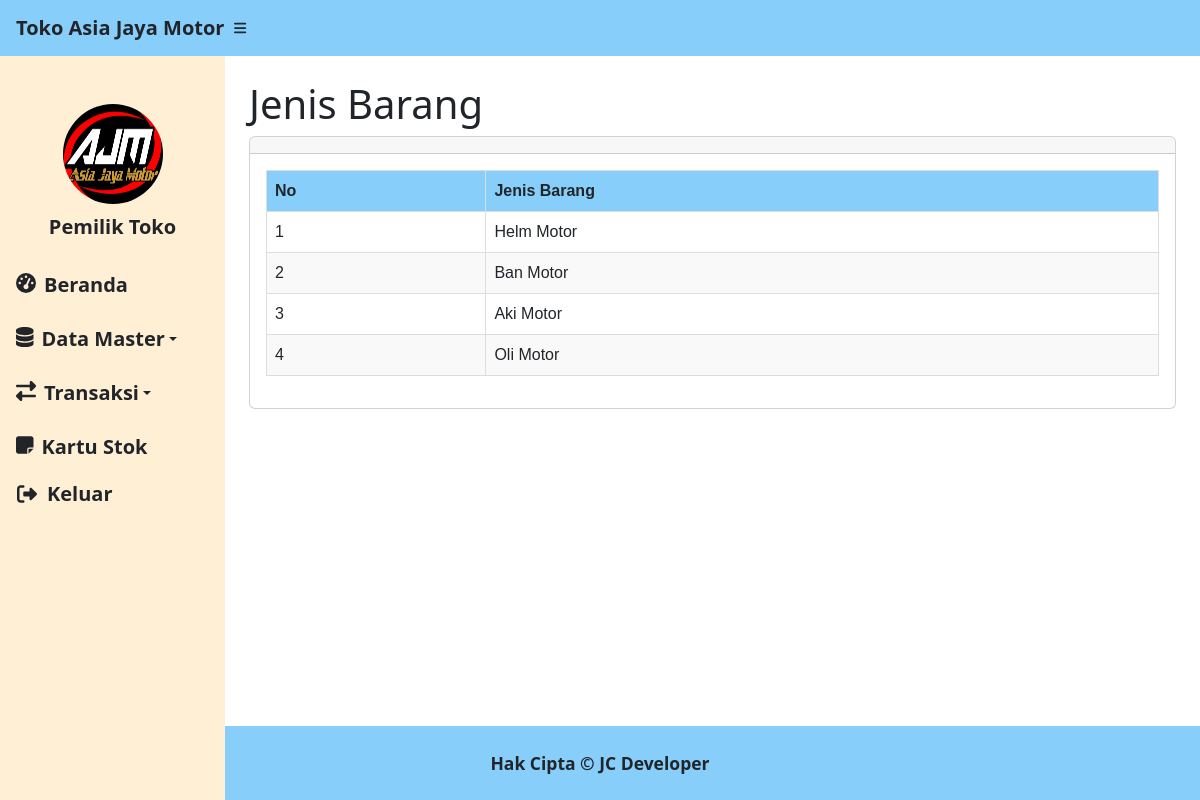
Screenshot of /jenis-barang_pimpinan.php (signed in) with the database file from the repository.
### jenis-barang_pimpinan.php (the view, shortened to what this page needs)
<?php
require 'fungsi.php';
?>
<!DOCTYPE html>
<html lang="en">
<head>
    <link href="https://cdn.jsdelivr.net/npm/simple-datatables@7.1.2/dist/style.min.css" rel="stylesheet">
    <link href="css/styles.css" rel="stylesheet">
</head>
<body class="sb-nav-fixed">
    <nav class="sb-topnav navbar navbar-expand navbar-dark navmain">
        <a class="navbar-brand ps-3 text-dark" style="font-weight: bold;" href="index.php">Toko Asia Jaya Motor</a>
        <button class="btn btn-link btn-sm order-1 order-lg-0 me-4 me-lg-0" id="sidebarToggle" href="#!"><i class="fas fa-bars text-dark" style="font-weight: bold;"></i></button>
    </nav>
    <div id="layoutSidenav">
        <div id="layoutSidenav_nav">
            <nav class="sb-sidenav accordion navsecond" id="sidenavAccordion">
                <div class="container text-center mt-5">
                    <img src="./img/logo-ajm.jpeg" class="rounded-circle mx-auto" style="width: 100px; height: 100px;">
                    <p class="mt-2 text-dark fs-5" style="font-weight: bold;">Pemilik Toko</p>
                </div>
                <div class="sb-sidenav-menu">
                    <div class="nav">
                        <a class="nav-link text-white" href="beranda_pimpinan.php">
                            <div class="sb-nav-link-icon"><i class="fas fa-tachometer-alt fs-5 text-dark"></i></div>
                            <p class="mb-0 fs-5 hover-effect text-dark" style="font-weight: bold;">Beranda</p>
                        </a>
                        <li class="nav-item dropdown">
                            <a class="nav-link dropdown-toggle text-dark" id="stokBarangDropdown" role="button" data-bs-toggle="dropdown" aria-haspopup="true" aria-expanded="false">
                                <div class="sb-nav-link-icon"><i class="fas fa-database fs-5 text-dark"></i></div>
                                <span class="mb-0 fs-5 hover-effect text-dark" style="font-weight: bold;">Data Master</span>
                            </a>
                        </li>
                        <li class="nav-item dropdown">
                            <a class="nav-link dropdown-toggle text-dark" id="stokBarangDropdown" role="button" data-bs-toggle="dropdown" aria-haspopup="true" aria-expanded="false">
                                <div class="sb-nav-link-icon"><i class="fas fa-exchange-alt fs-5 text-dark"></i></div>
                                <span class="mb-0 fs-5 hover-effect text-dark" style="font-weight: bold;">Transaksi</span>
                            </a>
                        </li>
                        <a class="nav-link text-white" href="kartustok_pimpinan.php">
                            <div class="sb-nav-link-icon"><i class="fa-solid fa-note-sticky fs-5 text-dark"></i></div>
                            <p class="mb-0 fs-5 hover-effect text-dark" style="font-weight: bold;">Kartu Stok</p>
                        </a>
                        <button onclick="confirmLogout()" class="btn btn-link btn-sm order-1 order-lg-0 me-4 me-lg-0 text-dark fs-5" style="font-weight: bold; text-decoration: none; display: flex; align-items: center;">
                            <div class="sb-nav-link-icon"><i class="fas fa-sign-out-alt fs-5 text-dark" style="margin-left: 8px;"></i></div>
                            <span style="margin-left: 10px;">Keluar</span>
                        </button>
                    </div>
                </div>
            </nav>
        </div>
        <div id="layoutSidenav_content">
            <main>
                <div class="container-fluid px-4">
                    <h1 class="mt-4">Jenis Barang</h1>
                    <div class="card mb-4">
                        <div class="card-header">
                        </div>
                        <div class="card-body">
                            <table id="datatablesSimple" class="table table-bordered">
                                <thead>
                                    <tr>
                                        <th>No</th>
                                        <th>Jenis Barang</th>
                                    </tr>
                                </thead>
                                <tbody>
                                    <?php
                                    $ambilsemuadatajenis = mysqli_query($conn, "SELECT * FROM `jenis-barang`");
                                    $i = 1;
                                    while ($data = mysqli_fetch_array($ambilsemuadatajenis)) {
                                        $jenisbarang = $data['jenisbarang'];
                                    ?>
                                        <tr>
                                            <td><?php echo $i++; ?></td>
                                            <td><?php echo $jenisbarang; ?></td>
                                        </tr>
                                    <?php
                                    }
                                    ?>
                                </tbody>
                            </table>
                        </div>
                    </div>
                </div>
            </main>
            <footer class="py-4 mt-auto text-dark fs-5 footer fixed-bottom" style="font-weight: bold;">
                <div class="container-fluid px-4">
                    <div class="d-flex align-items-center justify-content-center small">
                        <div class="text-center font-weight-bold">Hak Cipta &copy; JC Developer</div>
                    </div>
                </div>
            </footer>
        </div>
    </div>
</body>
</html>

### jenis-barang_pimpinan.php (style rules this page uses)
.navmain { background-color: #87CEFA }
.navsecond { background-color: #FFEFD5 }
.footer { background-color: #87CEFA }
#datatablesSimple { font-family: Arial, sans-serif; border-collapse: collapse; width: 100%; }
#datatablesSimple th, #datatablesSimple td { border: 1px solid #dddddd; text-align: left; padding: 8px; }
#datatablesSimple th { background-color: #87CEFA; }
#datatablesSimple tr:nth-child(even) { background-color: #f9f9f9; }

### rows the page displays
jenis-barang: jenisbarang "Helm Motor"
jenis-barang: jenisbarang "Ban Motor"
jenis-barang: jenisbarang "Aki Motor"
jenis-barang: jenisbarang "Oli Motor"
